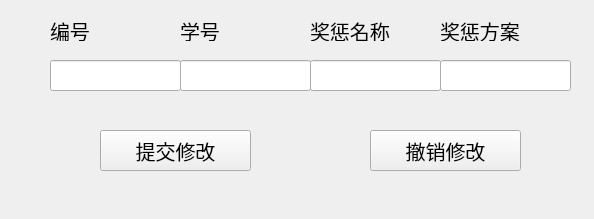
<?xml version="1.0" encoding="UTF-8"?>
<ui version="4.0">
 <class>Form</class>
 <widget class="QWidget" name="Form">
  <property name="geometry">
   <rect>
    <x>0</x>
    <y>0</y>
    <width>594</width>
    <height>219</height>
   </rect>
  </property>
  <property name="minimumSize">
   <size>
    <width>594</width>
    <height>219</height>
   </size>
  </property>
  <property name="maximumSize">
   <size>
    <width>594</width>
    <height>219</height>
   </size>
  </property>
  <property name="windowTitle">
   <string>Form</string>
  </property>
  <widget class="QLineEdit" name="rpid_lineEdit">
   <property name="geometry">
    <rect>
     <x>50</x>
     <y>60</y>
     <width>131</width>
     <height>31</height>
    </rect>
   </property>
  </widget>
  <widget class="QLineEdit" name="sid_lineEdit">
   <property name="geometry">
    <rect>
     <x>180</x>
     <y>60</y>
     <width>131</width>
     <height>31</height>
    </rect>
   </property>
  </widget>
  <widget class="QLineEdit" name="rpperiod_lineEdit">
   <property name="geometry">
    <rect>
     <x>440</x>
     <y>60</y>
     <width>131</width>
     <height>31</height>
    </rect>
   </property>
  </widget>
  <widget class="QPushButton" name="commitButton">
   <property name="geometry">
    <rect>
     <x>100</x>
     <y>130</y>
     <width>151</width>
     <height>41</height>
    </rect>
   </property>
   <property name="font">
    <font>
     <family>楷体</family>
     <pointsize>15</pointsize>
    </font>
   </property>
   <property name="text">
    <string>提交修改</string>
   </property>
  </widget>
  <widget class="QPushButton" name="rollbackButton">
   <property name="geometry">
    <rect>
     <x>370</x>
     <y>130</y>
     <width>151</width>
     <height>41</height>
    </rect>
   </property>
   <property name="font">
    <font>
     <family>楷体</family>
     <pointsize>15</pointsize>
    </font>
   </property>
   <property name="text">
    <string>撤销修改</string>
   </property>
  </widget>
  <widget class="QLabel" name="label">
   <property name="geometry">
    <rect>
     <x>50</x>
     <y>20</y>
     <width>71</width>
     <height>21</height>
    </rect>
   </property>
   <property name="font">
    <font>
     <family>楷体</family>
     <pointsize>15</pointsize>
    </font>
   </property>
   <property name="text">
    <string>编号</string>
   </property>
  </widget>
  <widget class="QLabel" name="label_2">
   <property name="geometry">
    <rect>
     <x>180</x>
     <y>20</y>
     <width>71</width>
     <height>21</height>
    </rect>
   </property>
   <property name="font">
    <font>
     <family>楷体</family>
     <pointsize>15</pointsize>
    </font>
   </property>
   <property name="text">
    <string>学号</string>
   </property>
  </widget>
  <widget class="QLabel" name="label_3">
   <property name="geometry">
    <rect>
     <x>310</x>
     <y>20</y>
     <width>81</width>
     <height>21</height>
    </rect>
   </property>
   <property name="font">
    <font>
     <family>楷体</family>
     <pointsize>15</pointsize>
    </font>
   </property>
   <property name="text">
    <string>奖惩名称</string>
   </property>
  </widget>
  <widget class="QLabel" name="label_4">
   <property name="geometry">
    <rect>
     <x>440</x>
     <y>20</y>
     <width>91</width>
     <height>21</height>
    </rect>
   </property>
   <property name="font">
    <font>
     <family>楷体</family>
     <pointsize>15</pointsize>
    </font>
   </property>
   <property name="text">
    <string>奖惩方案</string>
   </property>
  </widget>
  <widget class="QLineEdit" name="rpname_lineEdit">
   <property name="geometry">
    <rect>
     <x>310</x>
     <y>60</y>
     <width>131</width>
     <height>31</height>
    </rect>
   </property>
  </widget>
 </widget>
 <resources/>
 <connections/>
</ui>
